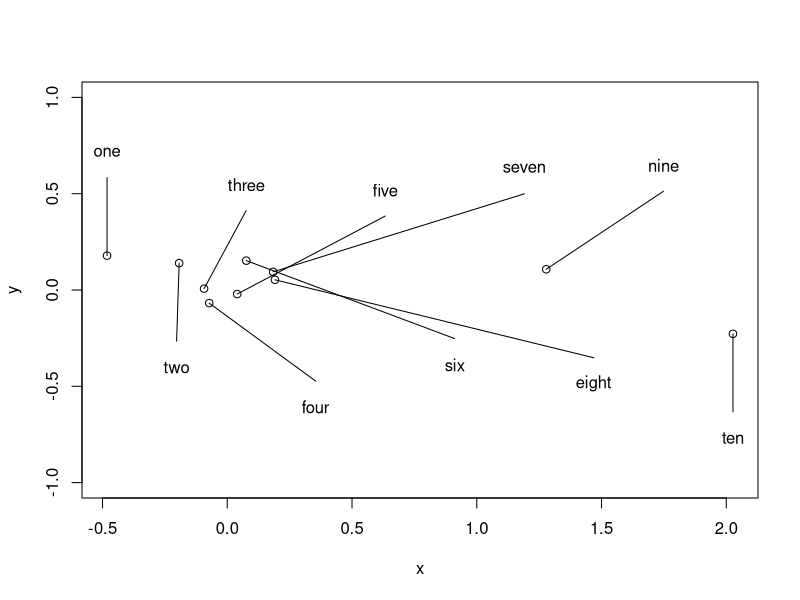
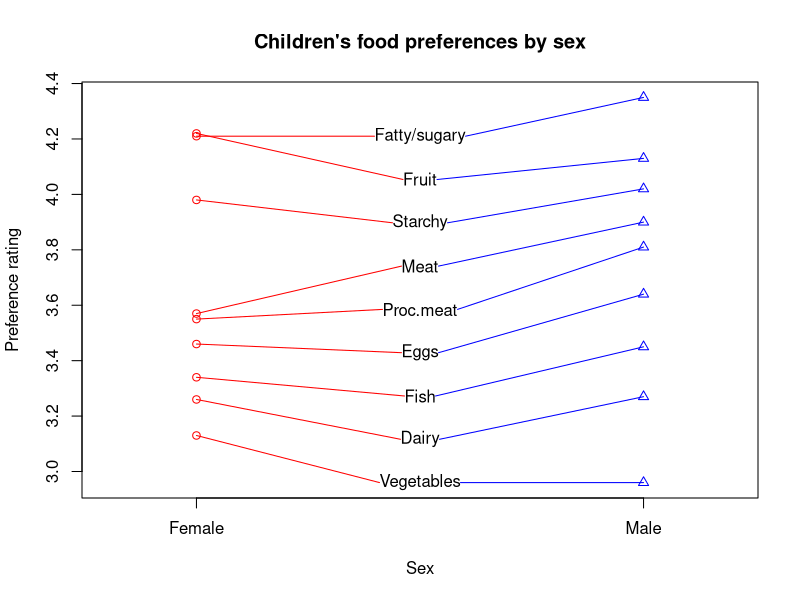

Reproduce these figures in R, in order.
library(plotrix)


### Name: spread.labels
### Title: Spread labels for irregularly spaced values
### Aliases: spread.labels
### Keywords: misc

### ** Examples

 # spread labels out in the x dimension using defaults
 x<-sort(rnorm(10))
 y<-rnorm(10)/10
 plot(x,y,ylim=c(-1,1),type="p")
 nums<-c("one","two","three","four","five","six","seven","eight","nine","ten")
 spread.labels(x,y,nums)
 # food preferences of children by sex (Cooke & Wardle, 2005)
 fpkids<-data.frame(Food=c("Fatty/sugary","Fruit","Starchy","Meat",
  "Proc.meat","Eggs","Fish","Dairy","Vegetables"),
  Female=c(4.21,4.22,3.98,3.57,3.55,3.46,3.34,3.26,3.13),
  Male=c(4.35,4.13,4.02,3.9,3.81,3.64,3.45,3.27,2.96))
 plot(rep(1,9),fpkids$Female,xlim=c(0.8,2.2),
  ylim=range(c(fpkids$Female,fpkids$Male)),xlab="Sex",xaxt="n",
  ylab="Preference rating",main="Children's food preferences by sex",
  col="red")
 axis(1,at=1:2,labels=c("Female","Male"))
 points(rep(2,9),fpkids$Male,col="blue",pch=2)
 spread.labels(rep(1:2,each=9),c(fpkids$Female,fpkids$Male),
  fpkids$Food,between=TRUE,linecol=c("red","blue"))
